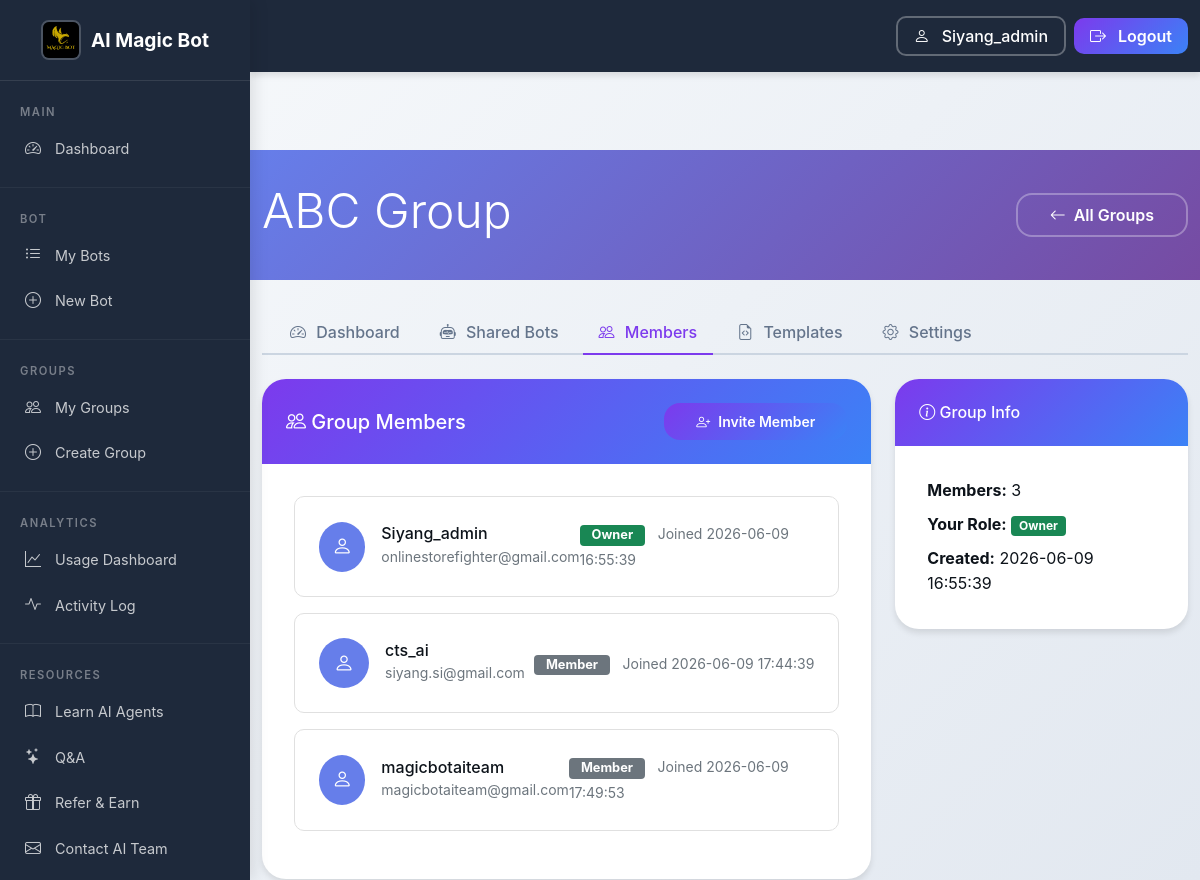
The app's page /groups/2/members (signed in) with its own data.
### tables this page shows
CREATE TABLE "users" (id INTEGER PRIMARY KEY AUTOINCREMENT, provider TEXT NOT NULL DEFAULT 'local', provider_id TEXT UNIQUE, username TEXT NOT NULL UNIQUE, email TEXT UNIQUE, password_hash TEXT, referral_credits INTEGER DEFAULT 0, referral_badge TEXT DEFAULT NULL, created_at TIMESTAMP DEFAULT CURRENT_TIMESTAMP, updated_at TIMESTAMP DEFAULT CURRENT_TIMESTAMP, preferred_platform TEXT DEFAULT NULL, platform_user_id TEXT DEFAULT NULL);

CREATE TABLE groups (
            id INTEGER PRIMARY KEY AUTOINCREMENT,
            name TEXT NOT NULL,
            description TEXT,
            created_by INTEGER NOT NULL REFERENCES users(id) ON DELETE CASCADE,
            created_at TIMESTAMP DEFAULT CURRENT_TIMESTAMP,
            updated_at TIMESTAMP DEFAULT CURRENT_TIMESTAMP,
            is_active BOOLEAN DEFAULT TRUE,
            settings TEXT DEFAULT '{}'
        , group_chat_id TEXT DEFAULT NULL);

CREATE TABLE group_members (
            id INTEGER PRIMARY KEY AUTOINCREMENT,
            group_id INTEGER NOT NULL REFERENCES groups(id) ON DELETE CASCADE,
            user_id INTEGER NOT NULL REFERENCES users(id) ON DELETE CASCADE,
            role TEXT NOT NULL DEFAULT 'member',
            joined_at TIMESTAMP DEFAULT CURRENT_TIMESTAMP,
            invited_by INTEGER REFERENCES users(id) ON DELETE SET NULL,
            status TEXT DEFAULT 'active',
            permissions TEXT DEFAULT '{}',
            UNIQUE(group_id, user_id)
        );

### group_collaboration_ui_part2.py (the view)
    @app.route("/groups/<int:group_id>/members")
    @group_required
    def group_members(group_id):
        conn = get_db_connection()
        group = conn.execute("SELECT * FROM groups WHERE id = ?", (group_id,)).fetchone()
        members = conn.execute("""
            SELECT
                tm.*,
                u.username,
                u.email,
                u.provider
            FROM group_members tm
            JOIN users u ON tm.user_id = u.id
            WHERE tm.group_id = ?
            ORDER BY
                CASE tm.role
                    WHEN 'owner' THEN 1
                    WHEN 'admin' THEN 2
                    WHEN 'member' THEN 3
                    WHEN 'viewer' THEN 4
                    ELSE 5
                END,
                tm.joined_at
        """, (group_id,)).fetchall()
        invitations = conn.execute("""
            SELECT ti.*, u.username as invited_by_name
            FROM group_invitations ti
            LEFT JOIN users u ON ti.invited_by = u.id
            WHERE ti.group_id = ? AND ti.status = 'pending'
            ORDER BY ti.created_at DESC
        """, (group_id,)).fetchall()
        user_role = conn.execute("""
            SELECT role FROM group_members
            WHERE group_id = ? AND user_id = ?
        """, (group_id, session["user_id"])).fetchone()
        conn.close()
        return render_template("group_members.html",
                             group=group,
                             members=members,
                             invitations=invitations,
                             user_role=user_role["role"] if user_role else None,
                             is_admin=(session.get("role") == "admin"),
                             username=session.get("username"),
                             role=session.get("role", "customer"))

### app_complete_with_groups.py (called while the page is built)
@app.context_processor
def inject_random_background():
    import random
    background_images = [
        '/static/AI_IMG1.jpeg',
        '/static/AI_IMG_2.jpeg',
        '/static/AI_IMG_3.jpeg',
        '/static/AI_IMG_4.jpeg'
    ]
    random_bg = random.choice(background_images)
    return {
        'random_background': random_bg,
        'all_backgrounds': background_images,
        'is_admin': session.get('role') == 'admin'
    }

    def __call__(self, environ, start_response):
        environ['wsgi.url_scheme'] = 'https'
        return super().__call__(environ, start_response)

### db.py (called while the page is built)
def _sqlite_conn():
    import sqlite3
    db_path = Path(__file__).parent / "users.db"
    conn = sqlite3.connect(str(db_path), timeout=10)
    conn.row_factory = sqlite3.Row
    conn.execute("PRAGMA journal_mode=WAL")
    conn.execute("PRAGMA busy_timeout = 5000")
    conn.execute("PRAGMA synchronous = NORMAL")
    conn.execute("PRAGMA foreign_keys = ON")
    return conn

def get_conn():
    if USE_PG:
        return _pg_conn()
    return _sqlite_conn()

### group_collaboration_ui_part2.py (called while the page is built)
def get_db_connection():
    return get_conn()

def check_group_permission(user_id, group_id, required_role='member'):
    conn = get_db_connection()
    member = conn.execute("""
        SELECT role FROM group_members
        WHERE user_id = ? AND group_id = ? AND status = 'active'
    """, (user_id, group_id)).fetchone()
    conn.close()
    if not member:
        return False
    role_hierarchy = {'owner': 4, 'admin': 3, 'member': 2, 'viewer': 1}
    user_role_level = role_hierarchy.get(member['role'], 0)
    required_role_level = role_hierarchy.get(required_role, 0)
    return user_role_level >= required_role_level

def group_required(f):
    @wraps(f)
    def decorated_function(*args, **kwargs):
        if "user_id" not in session:
            return redirect(url_for("landing"))
        group_id = kwargs.get('group_id')
        if group_id and not check_group_permission(session["user_id"], group_id, 'viewer'):
            flash("You don't have access to this group.", "error")
            return redirect(url_for("groups"))
        return f(*args, **kwargs)
    return decorated_function

### templates/group_members.html (shortened to what this page needs)
<!DOCTYPE html>
<html lang="en">
<head>
    <link href="https://cdn.jsdelivr.net/npm/bootstrap@5.1.3/dist/css/bootstrap.min.css" rel="stylesheet">
    <link rel="stylesheet" href="https://cdn.jsdelivr.net/npm/bootstrap-icons@1.8.1/font/bootstrap-icons.css">
    <link rel="stylesheet" href="{{ url_for('static', filename='css/shared.css') }}">
</head>
<body class="sidebar-layout">
    {% with active_page='groups' %}
{% include '_sidebar.html' %}
{% endwith %}
<div class="sidebar-content">
    <div class="group-header">
        <div class="container">
            <div class="d-flex justify-content-between align-items-center">
                <div>
                    <h1 class="display-5 mb-2">{{ group.name }}</h1>
                </div>
                <div>
                    <a href="/groups" class="btn btn-outline-light"><i class="bi bi-arrow-left"></i> All Groups</a>
                </div>
            </div>
        </div>
    </div>
    <div class="container">
        <ul class="nav nav-tabs mb-4">
            <li class="nav-item">
                <a class="nav-link" href="/groups/{{ group.id }}">
                    <i class="bi bi-speedometer2"></i> Dashboard
                </a>
            </li>
            <li class="nav-item">
                <a class="nav-link" href="/groups/{{ group.id }}/bots">
                    <i class="bi bi-robot"></i> Shared Bots
                </a>
            </li>
            <li class="nav-item">
                <a class="nav-link active" href="/groups/{{ group.id }}/members">
                    <i class="bi bi-people"></i> Members
                </a>
            </li>
            <li class="nav-item">
                <a class="nav-link" href="/groups/{{ group.id }}/templates">
                    <i class="bi bi-file-earmark-code"></i> Templates
                </a>
            </li>
            <li class="nav-item">
                <a class="nav-link" href="/groups/{{ group.id }}/settings">
                    <i class="bi bi-gear"></i> Settings
                </a>
            </li>
        </ul>
        <div class="row">
            <div class="col-lg-8">
                <div class="card">
                    <div class="card-header d-flex justify-content-between align-items-center">
                        <h5 class="mb-0"><i class="bi bi-people"></i> Group Members</h5>
                        {% if user_role == 'owner' or user_role == 'admin' %}
                        <button class="btn btn-primary btn-sm" data-bs-toggle="modal" data-bs-target="#inviteModal">
                            <i class="bi bi-person-plus"></i> Invite Member
                        </button>
                        {% endif %}
                    </div>
                    <div class="card-body">
                        {% if members %}
                            {% for member in members %}
                            <div class="member-card">
                                <div class="d-flex align-items-center">
                                    <div class="avatar me-3">
                                        <i class="bi bi-person"></i>
                                    </div>
                                    <div class="flex-grow-1">
                                        <div class="d-flex justify-content-between align-items-center">
                                            <div>
                                                <h6 class="mb-0">{{ member.username }}</h6>
                                                <small class="text-muted">{{ member.email }}</small>
                                            </div>
                                            <div>
                                                <span class="badge bg-{{ 'success' if member.role == 'owner' else 'primary' if member.role == 'admin' else 'secondary' }} role-badge">
                                                    {{ member.role|title }}
                                                </span>
                                                <small class="text-muted ms-2">Joined {{ member.joined_at }}</small>
                                            </div>
                                        </div>
                                    </div>
                                </div>
                            </div>
                            {% endfor %}
                        {% endif %}
                    </div>
                </div>
            </div>
            <div class="col-lg-4">
                <div class="card">
                    <div class="card-header">
                        <h6 class="mb-0"><i class="bi bi-info-circle"></i> Group Info</h6>
                    </div>
                    <div class="card-body">
                        <ul class="list-unstyled mb-0">
                            <li class="mb-2"><strong>Members:</strong> {{ members|length }}</li>
                            <li class="mb-2"><strong>Your Role:</strong>
                                <span class="badge bg-{{ 'success' if user_role == 'owner' else 'primary' if user_role == 'admin' else 'secondary' }}">
                                    {{ user_role|title }}
                                </span>
                            </li>
                            <li><strong>Created:</strong> {{ group.created_at }}</li>
                        </ul>
                    </div>
                </div>
            </div>
        </div>
    </div>
</div>
</body>
</html>

### templates/_navbar.html (shortened to what this page needs)
<nav class="navbar navbar-expand-lg navbar-dark fixed-top">
    <div class="container">
        <div class="collapse navbar-collapse" id="navbarNav">
            <ul class="navbar-nav ms-auto align-items-center">
                {% if username %}
                <li class="nav-item ms-3">
                    <a href="{{ url_for('profile') }}" class="btn btn-outline-light" style="border-radius: 10px; padding: 6px 16px; font-weight: 500; border-width: 2px;">
                        <i class="bi bi-person me-1"></i> {{ username }}
                    </a>
                </li>
                {% endif %}
                <li class="nav-item ms-2">
                    <a href="{{ url_for('logout') }}" class="btn btn-primary" style="border-radius: 10px; padding: 6px 16px; font-weight: 600;">
                        <i class="bi bi-box-arrow-right me-1"></i> Logout
                    </a>
                </li>
            </ul>
        </div>
    </div>
</nav>
<div style="padding-top: 80px;"></div>

### static/css/shared.css (style rules this page uses)
:root { --primary-color: #7c3aed; --secondary-color: #3b82f6; --accent-color: #f59e0b; --success-color: #10b981; --danger-color: #ef4444; --warning-color: #f59e0b; --info-color: #3b82f6; --dark-color: #1e293b; --light-color: #f8fafc; --gray-100: #f1f5f9; --gray-200: #e2e8f0; --gray-300: #cbd5e1; --gray-400: #94a3b8; --gray-500: #64748b; --gray-600: #475569; --gray-700: #334155; --gray-800: #1e293b; --gray-900: #0f172a; --body-bg: linear-gradient(135deg, #f8fafc 0%, #e2e8f0 100%); --card-bg: white; --text-color: var(--dark-color); --text-light: var(--gray-600); --text-muted: var(--gray-500); --border-color: var(--gray-300); --spacing-xs: 0.25rem; --spacing-sm: 0.5rem; --spacing-md: 1rem; --spacing-lg: 1.5rem; --spacing-xl: 2rem; --spacing-2xl: 3rem; --spacing-3xl: 4rem; --radius-sm: 0.25rem; --radius-md: 0.5rem; --radius-lg: 1rem; --radius-xl: 1.5rem; --radius-2xl: 2rem; --shadow-sm: 0 1px 3px rgba(0, 0, 0, 0.12); --shadow-md: 0 4px 6px rgba(0, 0, 0, 0.1); --shadow-lg: 0 10px 25px rgba(0, 0, 0, 0.15); --shadow-xl: 0 20px 40px rgba(0, 0, 0, 0.2); --shadow-2xl: 0 25px 50px rgba(0, 0, 0, 0.25); --transition-fast: 0.15s ease; --transition-normal: 0.3s ease; --transition-slow: 0.5s ease; --transition-bounce: cubic-bezier(0.175, 0.885, 0.32, 1.275); }
* { font-family: 'Poppins', -apple-system, BlinkMacSystemFont, 'Segoe UI', Roboto, 'Helvetica Neue', Arial, sans-serif; box-sizing: border-box; }
body { background: var(--body-bg); color: var(--text-color); line-height: 1.6; min-height: 100vh; overflow-x: hidden; }
a { color: var(--primary-color); text-decoration: none; transition: color var(--transition-fast); }
.navbar { background: var(--dark-color); transition: all var(--transition-normal); z-index: 1030; padding: var(--spacing-md) 0; box-shadow: var(--shadow-md); }
.nav-link { font-weight: 500; padding: var(--spacing-sm) var(--spacing-md) !important; margin: 0 var(--spacing-xs); border-radius: var(--radius-md); transition: all var(--transition-normal); color: rgba(255, 255, 255, 0.9) !important; }
.nav-link:hover, .nav-link.active { background: rgba(255, 255, 255, 0.1); transform: translateY(-2px); color: white !important; }
.nav-link.active { background: rgba(124, 58, 237, 0.2); border-left: 3px solid var(--primary-color); }
.nav-tabs { border-bottom: 2px solid var(--border-color); padding-left: var(--spacing-sm); }
.nav-tabs .nav-link { color: var(--text-muted) !important; background: transparent; border: none; margin-bottom: -2px; border-bottom: 2px solid transparent; border-radius: 0; padding: var(--spacing-sm) var(--spacing-md) !important; font-weight: 500; }
.nav-tabs .nav-link.active { color: var(--primary-color) !important; background: transparent; border: none; border-bottom: 2px solid var(--primary-color); transform: none; }
.nav-tabs .nav-link i { margin-right: 6px; }
.btn { border-radius: var(--radius-lg); font-weight: 600; padding: var(--spacing-sm) var(--spacing-xl); transition: all var(--transition-normal); border: none; display: inline-flex; align-items: center; justify-content: center; gap: var(--spacing-sm); }
.btn-primary { background: linear-gradient(135deg, var(--primary-color), var(--secondary-color)); border: none; color: white; }
.btn-outline-light { border: 2px solid rgba(255, 255, 255, 0.3); color: white; background: transparent; }
.card { border: none; border-radius: var(--radius-xl); box-shadow: var(--shadow-md); transition: all var(--transition-normal); background: var(--card-bg); overflow: hidden; }
.card-header { background: linear-gradient(135deg, var(--primary-color), var(--secondary-color)); color: white; border: none; padding: var(--spacing-lg); font-weight: 600; }
.card-body { padding: var(--spacing-xl); }
body.sidebar-layout { padding-left: 250px; transition: padding-left var(--transition-normal); min-height: 100vh; }
body.sidebar-layout .navbar { left: 250px; width: calc(100% - 250px); }
.sidebar-content { padding-top: 20px; }
.sidebar-content { margin-left: 0; padding-top: 70px; min-height: 100vh; }

### records on screen
users: username "Siyang_admin"
groups: name "ABC Group", created_at "2026-06-09 16:55:39"
group_members: username "Siyang_admin", email "onlinestorefighter@gmail.com", role "Owner", joined_at "2026-06-09 16:55:39"
group_members: username "cts_ai", email "siyang.si@gmail.com", role "Member", joined_at "2026-06-09 17:44:39"
group_members: username "magicbotaiteam", email "magicbotaiteam@gmail.com", role "Member", joined_at "2026-06-09 17:49:53"

### other values on screen
{{ members|length }} "3"
